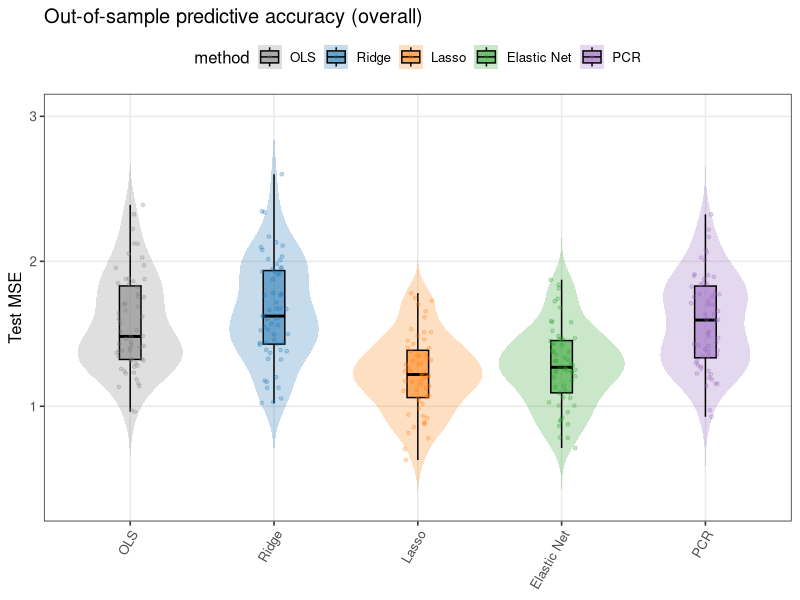
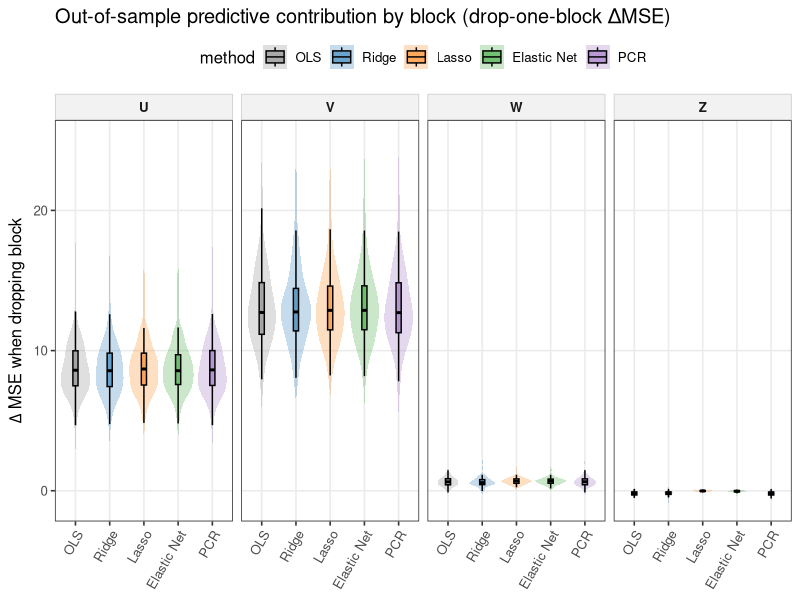
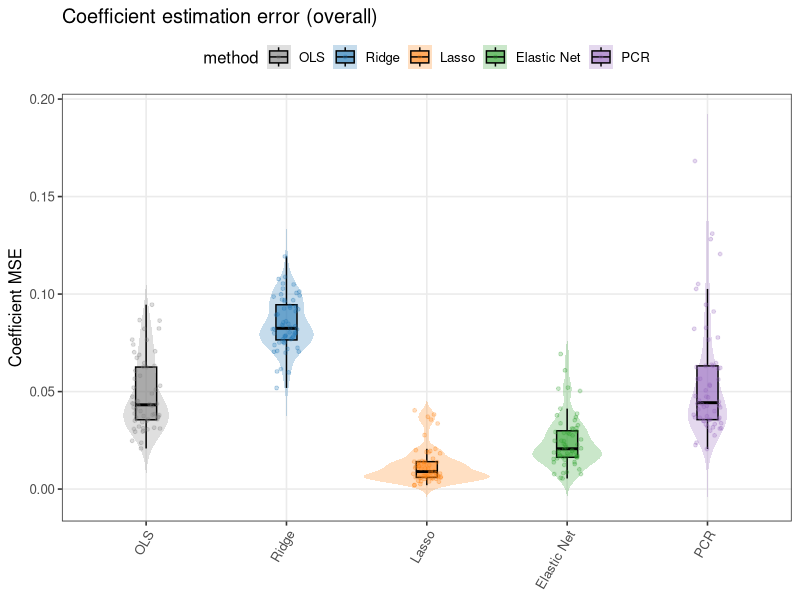
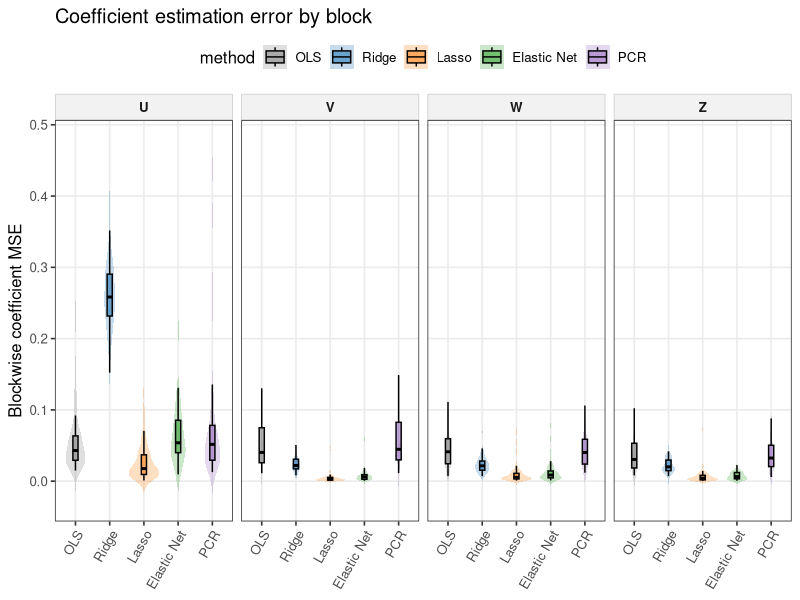
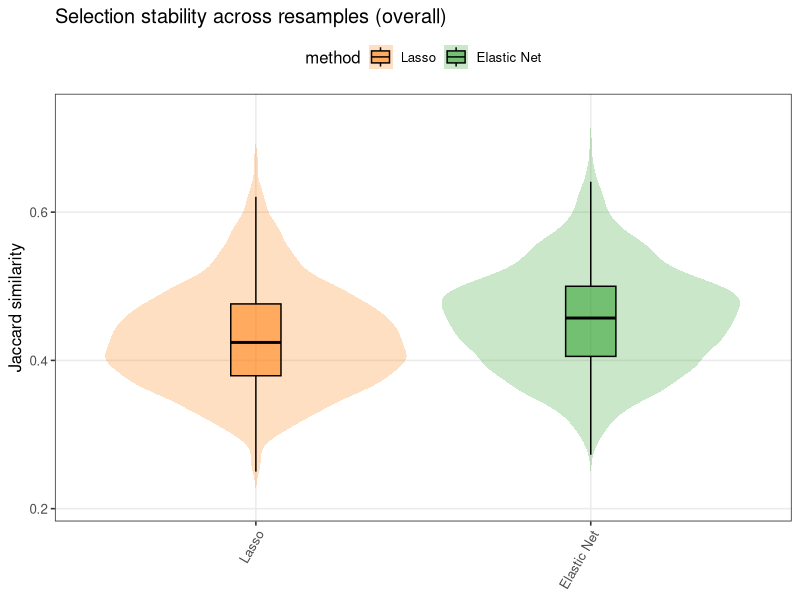
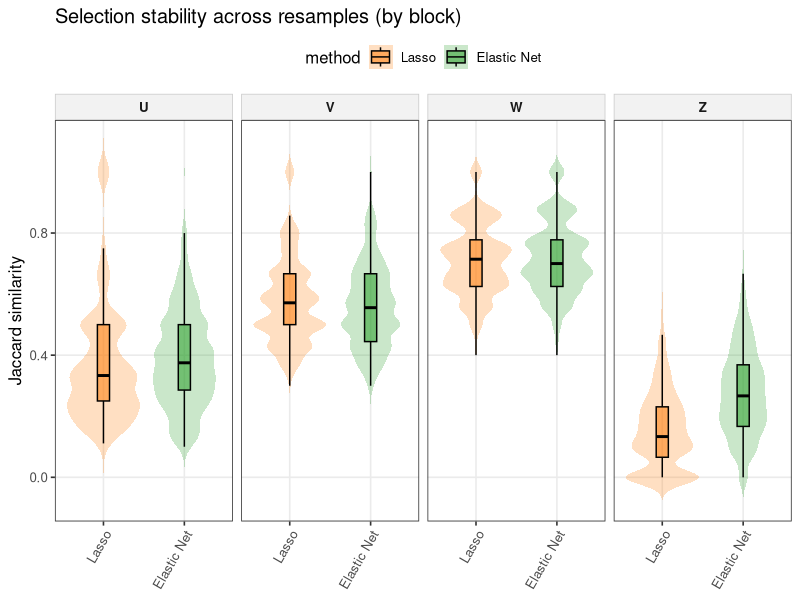
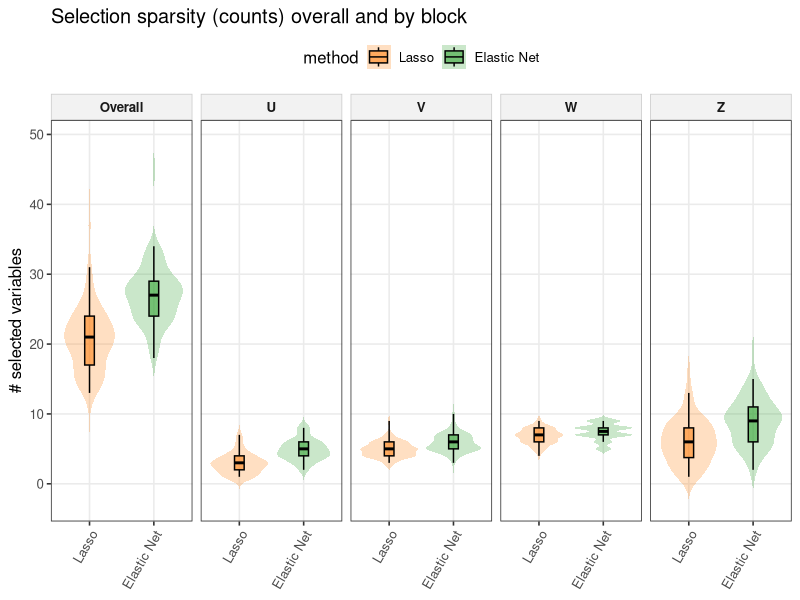
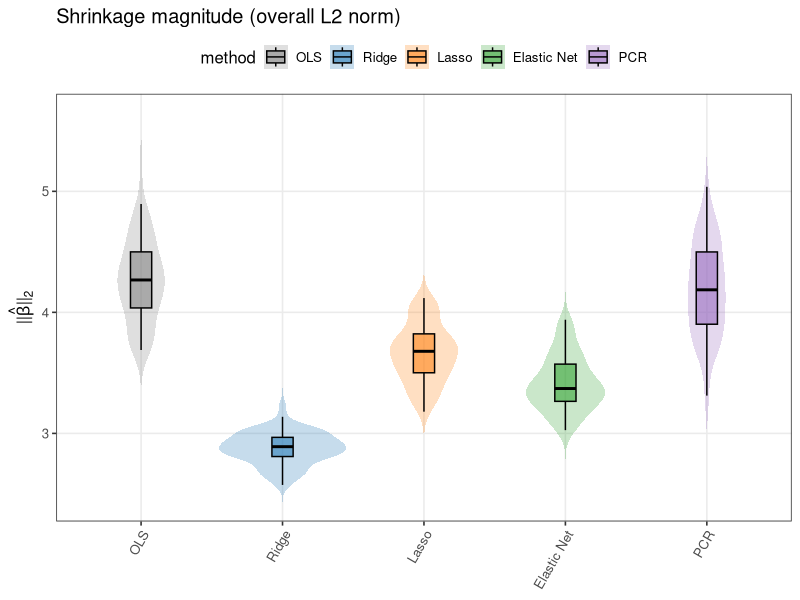

These figures' R source, in order:
## ---- chunk 1
#| message: false
#| warning: false
#| code-fold: true
make_equicorr <- function(p, rho){
  S <- matrix(rho, p, p); diag(S) <- 1
  S
}

gen_data <- function(n=200){
  # block sizes
  pU <- 10; pV <- 10; pW <- 10; pZ <- 20
  p  <- pU+pV+pW+pZ
  
  SU <- make_equicorr(pU, 0.95)
  SV <- make_equicorr(pV, 0.50)
  SW <- make_equicorr(pW, 0.20)
  SZ <- diag(pZ)
  
  U <- mvtnorm::rmvnorm(n, sigma=SU)
  V <- mvtnorm::rmvnorm(n, sigma=SV)
  W <- mvtnorm::rmvnorm(n, sigma=SW)
  Z <- mvtnorm::rmvnorm(n, sigma=SZ)
  
  X <- cbind(U,V,W,Z)
  colnames(X) <- paste0("X", seq_len(ncol(X)))

  beta <- rep(0, p)
  # alpha
  beta[1] <- 3
  # gamma
  beta[(pU+1):(pU+3)] <- 1.5
  # delta
  beta[(pU+pV+1):(pU+pV+5)] <- 0.3
  # zeta already 0
  
  eps <- rnorm(n, 0, 1)
  y <- as.numeric(X %*% beta + eps)
  
  block <- c(rep("U",pU), rep("V",pV), rep("W",pW), rep("Z",pZ))
  list(X=X, y=y, beta=beta, block=block)
}
## ---- chunk 2
#| message: false
#| warning: false
#| code-fold: true
#| include: false
#| echo: false
#| results: hide
pkgs <- c("MASS","mvtnorm","glmnet","pls","dplyr","tidyr","purrr","ggplot2","tibble","kableExtra")
to_install <- pkgs[!pkgs %in% rownames(installed.packages())]
if(length(to_install)) install.packages(to_install, repos="https://cloud.r-project.org")
lapply(pkgs, library, character.only=TRUE)
set.seed(1)
## ---- chunk 3
#| message: false
#| warning: false
#| code-fold: true
scale_train_test <- function(Xtr, Xte){
  mu <- colMeans(Xtr)
  sd <- apply(Xtr, 2, sd)
  sd[sd == 0] <- 1

  Xtr_s <- sweep(sweep(Xtr, 2, mu, "-"), 2, sd, "/")
  Xte_s <- sweep(sweep(Xte, 2, mu, "-"), 2, sd, "/")

  colnames(Xtr_s) <- colnames(Xtr)
  colnames(Xte_s) <- colnames(Xtr)

  list(Xtr = Xtr_s, Xte = Xte_s, mu = mu, sd = sd)
}


block_mse <- function(beta_hat, beta_true, block){
  tibble(
    block = c("U","V","W","Z"),
    coef_mse = c(
      mean((beta_hat[block=="U"]-beta_true[block=="U"])^2),
      mean((beta_hat[block=="V"]-beta_true[block=="V"])^2),
      mean((beta_hat[block=="W"]-beta_true[block=="W"])^2),
      mean((beta_hat[block=="Z"]-beta_true[block=="Z"])^2)
    )
  )
}

drop_block_delta_mse <- function(Xte, yte, beta_hat, block){
  yhat_full <- as.numeric(Xte %*% beta_hat)
  mse_full  <- mean((yte - yhat_full)^2)
  deltas <- map_dbl(c("U","V","W","Z"), function(b){
    beta2 <- beta_hat
    beta2[block==b] <- 0
    mse2 <- mean((yte - as.numeric(Xte %*% beta2))^2)
    mse2 - mse_full
  })
  tibble(block=c("U","V","W","Z"), delta_mse=deltas)
}

fit_one_split <- function(dat, test_frac=0.3, alpha_en=0.5){
  X <- dat$X; y <- dat$y; beta_true <- dat$beta; block <- dat$block
  n <- nrow(X)
  id_te <- sample.int(n, size=floor(test_frac*n))
  id_tr <- setdiff(seq_len(n), id_te)
  
  Xtr0 <- X[id_tr,]; ytr <- y[id_tr]
  Xte0 <- X[id_te,]; yte <- y[id_te]
  
  sc <- scale_train_test(Xtr0, Xte0)
  Xtr <- sc$Xtr; Xte <- sc$Xte
  
  out <- list()
  
  # ----- OLS -----
  ols_fit <- lm(ytr ~ Xtr)
  beta_ols <- coef(ols_fit)[-1]
  yhat <- as.numeric(cbind(1,Xte) %*% coef(ols_fit))
  out$ols <- list(beta=beta_ols, yhat=yhat, tune=NA)
  
  # ----- Ridge -----
  cv_r <- cv.glmnet(Xtr, ytr, alpha=0, standardize=FALSE)
  b_r <- as.numeric(coef(cv_r, s="lambda.min"))[-1]
  yhat_r <- as.numeric(predict(cv_r, newx=Xte, s="lambda.min"))
  out$ridge <- list(beta=b_r, yhat=yhat_r, tune=cv_r$lambda.min)
  
  # ----- Lasso -----
  cv_l <- cv.glmnet(Xtr, ytr, alpha=1, standardize=FALSE)
  b_l <- as.numeric(coef(cv_l, s="lambda.min"))[-1]
  yhat_l <- as.numeric(predict(cv_l, newx=Xte, s="lambda.min"))
  out$lasso <- list(beta=b_l, yhat=yhat_l, tune=cv_l$lambda.min)
  
  # ----- Elastic Net (alpha fixed) -----
  cv_e <- cv.glmnet(Xtr, ytr, alpha=alpha_en, standardize=FALSE)
  b_e <- as.numeric(coef(cv_e, s="lambda.min"))[-1]
  yhat_e <- as.numeric(predict(cv_e, newx=Xte, s="lambda.min"))
  out$enet <- list(beta=b_e, yhat=yhat_e, tune=cv_e$lambda.min)
  
  # ----- PCR -----
  df_tr <- data.frame(y=ytr, Xtr)

  pcr_fit <- pcr(y ~ ., data=df_tr, scale=FALSE, validation="CV", segments=10)
  # choose k by CV RMSEP
  rmsep <- RMSEP(pcr_fit, estimate="CV")

  rm <- as.numeric(rmsep$val[1,1,-1, drop=TRUE])
  se <- as.numeric(rmsep$se[1,1,-1, drop=TRUE])
  
  k_min <- which.min(rm)
  thr <- rm[k_min] + se[k_min]
  idx <- which(rm <= thr)
  
  k_best <- if(length(idx)==0) k_min else idx[1]
  print(c(k_min=k_min, k_best=k_best))

  df_te <- as.data.frame(Xte)  # must have same column names as training predictors
  yhat_p <- as.numeric(predict(pcr_fit, newdata = df_te, ncomp = k_best))
  
  # coefficients in original X space (no intercept)
  b_p <- as.numeric(coef(pcr_fit, ncomp = k_best, intercept = FALSE))
  out$pcr <- list(beta = b_p, yhat = yhat_p, tune = k_best)

  
  # ---- assemble metrics tidy ----
  methods <- names(out)
  res_main <- map_dfr(methods, function(m){
    bh <- out[[m]]$beta
    mse <- mean((yte - out[[m]]$yhat)^2)
    coefmse <- mean((bh - beta_true)^2)
    tibble(method=m, test_mse=mse, coef_mse=coefmse,
           tune=out[[m]]$tune,
           l1=sum(abs(bh)), l2=sqrt(sum(bh^2)))
  })
  
  res_coef_block <- map_dfr(methods, function(m){
    block_mse(out[[m]]$beta, beta_true, block) %>%
      mutate(method=m)
  })
  
  res_drop <- map_dfr(methods, function(m){
    drop_block_delta_mse(Xte, yte, out[[m]]$beta, block) %>%
      mutate(method=m)
  })
  
  # selection info (lasso + enet)
  sel <- map_dfr(c("lasso","enet"), function(m){
    bh <- out[[m]]$beta
    tibble(method=m,
           n_selected=sum(bh!=0),
           nU=sum(bh[block=="U"]!=0),
           nV=sum(bh[block=="V"]!=0),
           nW=sum(bh[block=="W"]!=0),
           nZ=sum(bh[block=="Z"]!=0),
           selected=list(as.integer(bh!=0)))
  })
  
    # ---- store beta_hat for all methods (for shrinkage + correlation behavior) ----
  beta_hat_long <- map_dfr(methods, function(m){
    tibble(
      method = m,
      j = seq_along(out[[m]]$beta),
      beta_hat = out[[m]]$beta
    )
  })

  list(main=res_main, coef_block=res_coef_block, drop=res_drop, sel=sel, beta_hat_long=beta_hat_long)

}

jaccard <- function(a,b){
  inter <- sum(a==1 & b==1)
  uni   <- sum(a==1 | b==1)
  if(uni==0) return(1)
  inter/uni
}

jaccard_restrict <- function(a, b, idx){
  a <- a[idx]; b <- b[idx]
  inter <- sum(a==1 & b==1)
  uni   <- sum(a==1 | b==1)
  if(uni==0) return(1)
  inter/uni
}

get_jaccard_df <- function(sel_df_method, n_pairs=2000){
  mats <- do.call(rbind, sel_df_method$selected)  # R x p
  Rn <- nrow(mats)
  pairs <- replicate(n_pairs, sample.int(Rn, 2))
  js <- apply(pairs, 2, \(ij) jaccard(mats[ij[1],], mats[ij[2],]))
  tibble::tibble(jaccard = js)
}

get_jaccard_block_df <- function(sel_df_method, block_vec, n_pairs=2000){
  mats <- do.call(rbind, sel_df_method$selected)  # R x p
  Rn <- nrow(mats)
  pairs <- replicate(n_pairs, sample.int(Rn, 2))
  
  blocks <- unique(block_vec)
  purrr::map_dfr(blocks, function(bk){
    idx <- which(block_vec == bk)
    js <- apply(pairs, 2, \(ij) jaccard_restrict(mats[ij[1],], mats[ij[2],], idx))
    tibble::tibble(block=bk, jaccard=js)
  })
}
## ---- chunk 4
#| message: false
#| warning: false
#| code-fold: true
#| include: false
#| echo: false
dat <- gen_data(n=200)

R <- 60
all <- vector("list", R)
for(r in 1:R){
  dat_r <- gen_data(n=200)
  all[[r]] <- fit_one_split(dat_r, test_frac=0.3, alpha_en=0.5)
}


main_df <- bind_rows(lapply(seq_len(R), \(r) mutate(all[[r]]$main, rep=r)))
coef_block_df <- bind_rows(lapply(seq_len(R), \(r) mutate(all[[r]]$coef_block, rep=r)))
drop_df <- bind_rows(lapply(seq_len(R), \(r) mutate(all[[r]]$drop, rep=r)))
sel_df <- bind_rows(lapply(seq_len(R), \(r) mutate(all[[r]]$sel, rep=r)))
beta_hat_df <- bind_rows(lapply(seq_len(R), \(r) mutate(all[[r]]$beta_hat_long, rep=r)))

block_vec <- dat$block
beta_hat_df <- beta_hat_df %>% mutate(block = block_vec[j])
beta_hat_df$method <- factor(beta_hat_df$method, levels=c("ols","ridge","lasso","enet","pcr"))
main_df$method <- factor(main_df$method, levels=c("ols","ridge","lasso","enet","pcr"))
coef_block_df$method <- factor(coef_block_df$method, levels=c("ols","ridge","lasso","enet","pcr"))
drop_df$method <- factor(drop_df$method, levels=c("ols","ridge","lasso","enet","pcr"))
sel_df$method <- factor(sel_df$method, levels=c("lasso","enet"))

# ---------- overall Jaccard (selection stability overall) ----------
jac_df <- dplyr::bind_rows(
  get_jaccard_df(dplyr::filter(sel_df, method=="lasso")) %>% dplyr::mutate(method="lasso"),
  get_jaccard_df(dplyr::filter(sel_df, method=="enet"))  %>% dplyr::mutate(method="enet")
) %>%
  dplyr::mutate(method = factor(method, levels=c("lasso","enet")))

# ---------- blockwise Jaccard (selection stability by block) ----------
jac_block_df <- dplyr::bind_rows(
  get_jaccard_block_df(dplyr::filter(sel_df, method=="lasso"), dat$block) %>% dplyr::mutate(method="lasso"),
  get_jaccard_block_df(dplyr::filter(sel_df, method=="enet"),  dat$block) %>% dplyr::mutate(method="enet")
) %>%
  dplyr::mutate(
    method = factor(method, levels=c("lasso","enet")),
    block  = factor(block, levels=c("U","V","W","Z"))
  )

# ---------- shrinkage magnitude by block ----------
block_l2_df <- beta_hat_df %>%
  dplyr::group_by(rep, method, block) %>%
  dplyr::summarise(block_l2 = sqrt(sum(beta_hat^2)), .groups="drop")

# ---------- coefficient instability (correlation behavior): sd(beta_hat) by variable ----------
beta_sd_var <- beta_hat_df %>%
  dplyr::group_by(method, j, block) %>%
  dplyr::summarise(sd_beta = sd(beta_hat), .groups="drop")
#| results: hide
## ---- chunk 5
#| message: false
#| warning: false
#| code-fold: true
#| include: false
library(ggplot2)
library(dplyr)
library(tidyr)

# method order + nicer labels
method_levels <- c("ols","ridge","lasso","enet","pcr")
method_labels <- c(
  ols   = "OLS",
  ridge = "Ridge",
  lasso = "Lasso",
  enet  = "Elastic Net",
  pcr   = "PCR"
)
pal <- c(
  ols   = "#7F7F7F",
  ridge = "#1F77B4",
  lasso = "#FF7F0E",
  enet  = "#2CA02C",
  pcr   = "#9467BD"
)
pal_sel <- pal[c("lasso","enet")]

theme_pub <- theme_bw(base_size = 12) +
  theme(
    legend.position = "top",
    axis.text.x = element_text(angle = 60, hjust = 1),
    panel.grid.minor = element_blank(),
    strip.background = element_rect(fill = "grey95", color = "grey80"),
    strip.text = element_text(face = "bold")
  )
## ---- chunk 6
#| message: false
#| warning: false
#| code-fold: true
p_pred_overall <- ggplot(main_df, aes(x=method, y=test_mse, fill=method, color=method)) +
  geom_violin(trim=FALSE, alpha=0.25, linewidth=0) +
  geom_boxplot(width=0.15, outlier.shape=NA, alpha=0.55, color="black") +
  geom_point(alpha=0.25, position=position_jitter(width=0.10, height=0), size=1) +
  scale_fill_manual(values=pal, labels=method_labels) +
  scale_color_manual(values=pal, labels=method_labels) +
  scale_x_discrete(labels=method_labels) +
  labs(x=NULL, y="Test MSE", title="Out-of-sample predictive accuracy (overall)") +
  theme_pub

p_pred_overall

drop_df$block <- factor(drop_df$block, levels=c("U","V","W","Z"))

p_pred_block <- ggplot(drop_df, aes(x=method, y=delta_mse, fill=method, color=method)) +
  geom_violin(trim=FALSE, alpha=0.25, linewidth=0) +
  geom_boxplot(width=0.15, outlier.shape=NA, alpha=0.55, color="black") +
  facet_wrap(~block, nrow=1) +
  scale_fill_manual(values=pal, labels=method_labels) +
  scale_color_manual(values=pal, labels=method_labels) +
  scale_x_discrete(labels=method_labels) +
  labs(x=NULL, y=expression(Delta~"MSE when dropping block"),
       title="Out-of-sample predictive contribution by block (drop-one-block ΔMSE)") +
  theme_pub

p_pred_block

## ---- chunk 7
#| message: false
#| warning: false
#| code-fold: true
p_coef_overall <- ggplot(main_df, aes(x=method, y=coef_mse, fill=method, color=method)) +
  geom_violin(trim=FALSE, alpha=0.25, linewidth=0) +
  geom_boxplot(width=0.15, outlier.shape=NA, alpha=0.55, color="black") +
  geom_point(alpha=0.25, position=position_jitter(width=0.10, height=0), size=1) +
  scale_fill_manual(values=pal, labels=method_labels) +
  scale_color_manual(values=pal, labels=method_labels) +
  scale_x_discrete(labels=method_labels) +
  labs(x=NULL, y="Coefficient MSE", title="Coefficient estimation error (overall)") +
  theme_pub

p_coef_overall

coef_block_df$block <- factor(coef_block_df$block, levels=c("U","V","W","Z"))

p_coef_block <- ggplot(coef_block_df, aes(x=method, y=coef_mse, fill=method, color=method)) +
  geom_violin(trim=FALSE, alpha=0.25, linewidth=0) +
  geom_boxplot(width=0.15, outlier.shape=NA, alpha=0.55, color="black") +
  facet_wrap(~block, nrow=1) +
  scale_fill_manual(values=pal, labels=method_labels) +
  scale_color_manual(values=pal, labels=method_labels) +
  scale_x_discrete(labels=method_labels) +
  labs(x=NULL, y="Blockwise coefficient MSE", title="Coefficient estimation error by block") +
  theme_pub

p_coef_block
## ---- chunk 8
#| message: false
#| warning: false
#| code-fold: true
p_sel_stab_overall <- ggplot(jac_df, aes(x=method, y=jaccard, fill=method, color=method)) +
  geom_violin(trim=FALSE, alpha=0.25, linewidth=0) +
  geom_boxplot(width=0.15, outlier.shape=NA, alpha=0.55, color="black") +
  scale_fill_manual(values=pal_sel, labels=c(lasso="Lasso", enet="Elastic Net")) +
  scale_color_manual(values=pal_sel, labels=c(lasso="Lasso", enet="Elastic Net")) +
  scale_x_discrete(labels=c(lasso="Lasso", enet="Elastic Net")) +
  labs(x=NULL, y="Jaccard similarity",
       title="Selection stability across resamples (overall)") +
  theme_pub

p_sel_stab_overall

sel_long <- sel_df %>%
  select(rep, method, n_selected, nU, nV, nW, nZ) %>%
  pivot_longer(cols=c(n_selected,nU,nV,nW,nZ), names_to="block", values_to="count") %>%
  mutate(block = recode(block, n_selected="Overall", nU="U", nV="V", nW="W", nZ="Z"),
         block = factor(block, levels=c("Overall","U","V","W","Z")))

p_sel_stab_block <- ggplot(jac_block_df, aes(x=method, y=jaccard, fill=method, color=method)) +
  geom_violin(trim=FALSE, alpha=0.25, linewidth=0) +
  geom_boxplot(width=0.15, outlier.shape=NA, alpha=0.55, color="black") +
  facet_wrap(~block, nrow=1) +
  scale_fill_manual(values=pal_sel, labels=c(lasso="Lasso", enet="Elastic Net")) +
  scale_color_manual(values=pal_sel, labels=c(lasso="Lasso", enet="Elastic Net")) +
  scale_x_discrete(labels=c(lasso="Lasso", enet="Elastic Net")) +
  labs(x=NULL, y="Jaccard similarity",
       title="Selection stability across resamples (by block)") +
  theme_pub

p_sel_stab_block
p_sel_count <- ggplot(sel_long, aes(x=method, y=count, fill=method, color=method)) +
  geom_violin(trim=FALSE, alpha=0.25, linewidth=0) +
  geom_boxplot(width=0.15, outlier.shape=NA, alpha=0.55, color="black") +
  facet_wrap(~block, nrow=1) +
  scale_fill_manual(values=pal_sel, labels=c(lasso="Lasso", enet="Elastic Net")) +
  scale_color_manual(values=pal_sel, labels=c(lasso="Lasso", enet="Elastic Net")) +
  scale_x_discrete(labels=c(lasso="Lasso", enet="Elastic Net")) +
  labs(x=NULL, y="# selected variables",
       title="Selection sparsity (counts) overall and by block") +
  theme_pub

p_sel_count

jac_block_df$block <- factor(jac_block_df$block, levels=c("U","V","W","Z"))
## ---- chunk 9
#| message: false
#| warning: false
#| code-fold: true
p_shrink_overall <- ggplot(main_df, aes(x=method, y=l2, fill=method, color=method)) +
  geom_violin(trim=FALSE, alpha=0.25, linewidth=0) +
  geom_boxplot(width=0.15, outlier.shape=NA, alpha=0.55, color="black") +
  scale_fill_manual(values=pal, labels=method_labels) +
  scale_color_manual(values=pal, labels=method_labels) +
  scale_x_discrete(labels=method_labels) +
  labs(x=NULL, y=expression(paste("||", hat(beta), "||"[2])),
       title="Shrinkage magnitude (overall L2 norm)") +
  theme_pub

p_shrink_overall

block_l2_df$block <- factor(block_l2_df$block, levels=c("U","V","W","Z"))
block_l2_df$method <- factor(block_l2_df$method, levels=method_levels)

p_shrink_block <- ggplot(block_l2_df, aes(x=method, y=block_l2, fill=method, color=method)) +
  geom_violin(trim=FALSE, alpha=0.25, linewidth=0) +
  geom_boxplot(width=0.15, outlier.shape=NA, alpha=0.55, color="black") +
  facet_wrap(~block, nrow=1) +
  scale_fill_manual(values=pal, labels=method_labels) +
  scale_color_manual(values=pal, labels=method_labels) +
  scale_x_discrete(labels=method_labels) +
  labs(x=NULL, y=expression(paste("||", hat(beta)[block], "||"[2])),
       title="Shrinkage magnitude by block (L2 norm)") +
  theme_pub

p_shrink_block

# need beta_hat_df + true beta vector and block vector
beta_true_df <- tibble(j=seq_along(dat$beta), beta_true=dat$beta, block=dat$block)

beta_mean_df <- beta_hat_df %>%
  group_by(method, j, block) %>%
  summarise(beta_hat_mean = mean(beta_hat), .groups="drop") %>%
  left_join(beta_true_df, by=c("j","block"))

p_pattern_scatter <- ggplot(beta_mean_df, aes(x=beta_true, y=beta_hat_mean, color=block)) +
  geom_hline(yintercept=0, linewidth=0.3, alpha=0.5) +
  geom_vline(xintercept=0, linewidth=0.3, alpha=0.5) +
  geom_point(alpha=0.7, size=1.4) +
  facet_wrap(~method, nrow=1, labeller=as_labeller(method_labels)) +
  labs(x=expression(beta[j]~"(true)"),
       y=expression(bar(hat(beta))[j]~"(mean over resamples)"),
       title="Shrinkage pattern: true vs estimated coefficients (colored by block)") +
  theme_pub

p_pattern_scatter

## ---- chunk 10
#| message: false
#| warning: false
#| code-fold: true
beta_sd_var$block <- factor(beta_sd_var$block, levels=c("U","V","W","Z"))
beta_sd_var$method <- factor(beta_sd_var$method, levels=method_levels)

p_corr_behavior <- ggplot(beta_sd_var, aes(x=block, y=sd_beta, fill=block)) +
  geom_boxplot(outlier.shape=NA, alpha=0.55) +
  geom_jitter(alpha=0.20, width=0.15, size=1) +
  facet_wrap(~method, nrow=1, labeller=as_labeller(method_labels)) +
  labs(x="Block", y=expression(sd(hat(beta)[j])),
       title="Effect of correlation: coefficient instability by block") +
  theme_pub +
  theme(legend.position="none")

p_corr_behavior

## ---- chunk 11
#| message: false
#| warning: false
#| code-fold: true
library(kableExtra)
summary_table <- main_df %>%
  group_by(method) %>%
  summarise(
    `Test MSE` = mean(test_mse),
    `Coef MSE` = mean(coef_mse),
    `||β̂||₂` = mean(l2),
    .groups = "drop"
  )
knitr::kable(
  summary_table,
  digits = 3,
  caption = "Overall predictive and estimation performance across methods",
  col.names = c("Method", "Test MSE", "Coefficient MSE", "L2 Norm of β̂")
)
## ---- chunk 12
#| message: false
#| warning: false
#| code-fold: true
library(MASS)
library(tidyverse)
library(glmnet)
library(ranger)

gen_linear_medium <- function(n = 500, p = 100, s = 5, snr = 1, seed = NULL) {
  if (!is.null(seed)) set.seed(seed)

  X <- matrix(runif(n * p), n, p)   # same "Unif(0,1)" style
  beta <- c(rep(1, s), rep(0, p - s))
  f <- as.numeric(X %*% beta)

  # choose sigma^2 to hit target SNR = Var(f)/sigma^2
  sigma2 <- var(f) / snr
  y <- f + rnorm(n, sd = sqrt(sigma2))

  list(X = X, y = y, name = sprintf("Linear Medium (n=%d,p=%d,s=%d,SNR=%g)", n, p, s, snr))
}

gen_marsadd <- function(n = 500, snr = 1, seed = NULL) {
  if (!is.null(seed)) set.seed(seed)

  p <- 5
  X <- matrix(runif(n * p), n, p)

  # One common "MARSadd" style nonlinear signal (matches the spirit of the paper)
  f <- 0.1 * exp(4 * X[, 1]) / (1 + exp(-20 * (X[, 2] - 0.5))) +
       3 * X[, 3] + 2 * X[, 4] + 1 * X[, 5]

  sigma2 <- var(f) / snr
  y <- f + rnorm(n, sd = sqrt(sigma2))

  list(X = X, y = y, name = sprintf("MARSadd (n=%d,p=5,SNR=%g)", n, snr))
}
## ---- chunk 13
#| message: false
#| warning: false
#| code-fold: true

ridge_df <- function(X, lambda) {
  Xs <- scale(X, center = TRUE, scale = TRUE)
  d  <- svd(Xs, nu = 0, nv = 0)$d
  sum(d^2 / (d^2 + lambda))
}

rf_df_mc <- function(X, y, mtry, num.trees = 50, tau = 0.1 * sd(y), B = 15) {
  dat0 <- data.frame(y = y, X)
  fit0 <- ranger(y ~ ., data = dat0, num.trees = num.trees, mtry = mtry)
  yhat0 <- predict(fit0, data = dat0)$predictions

  vals <- replicate(B, {
    omega <- rnorm(length(y), sd = tau)
    datb <- data.frame(y = y + omega, X)
    fitb <- ranger(y ~ ., data = datb, num.trees = num.trees, mtry = mtry)
    yhatb <- predict(fitb, data = dat0)$predictions
    sum((yhatb - yhat0) * omega) / (tau^2)
  })

  mean(vals)
}
run_setting_simple <- function(dat,
                               test_frac = 0.3,
                               lambda_grid = 10^seq(-4, 4, length.out = 30),
                               num.trees = 200,
                               mtry_grid = NULL,
                               B = 20,
                               seed = 123) {

  set.seed(seed)
  X <- dat$X; y <- dat$y
  n <- nrow(X); p <- ncol(X)

  # one fixed split
  idx <- sample(seq_len(n), size = floor((1 - test_frac) * n))
  Xtr <- X[idx, , drop = FALSE]; ytr <- y[idx]
  Xte <- X[-idx, , drop = FALSE]; yte <- y[-idx]

  if (is.null(mtry_grid)) {
    mtry_grid <- unique(round(c(1, 2, 3, 5, 8, 12, sqrt(p), p)))
    mtry_grid <- mtry_grid[mtry_grid >= 1 & mtry_grid <= p]
  }

  tau0 <- 0.1 * sd(ytr)

  # ---- Ridge (simple loop) ----
  ridge_res <- purrr::map_dfr(lambda_grid, function(lam) {
    fit  <- glmnet::glmnet(Xtr, ytr, alpha = 0, lambda = lam, standardize = TRUE)
    pred <- as.numeric(predict(fit, newx = Xte, s = lam))

    tibble::tibble(
      method    = "Ridge",
      reg_param = lam,
      df        = ridge_df(Xtr, lam),
      test_mse  = mean((yte - pred)^2)
    )
  })

  # ---- Random Forest (simple loop) ----
  rf_res <- purrr::map_dfr(mtry_grid, function(mtry_val) {
    dat_tr <- data.frame(y = ytr, Xtr)
    dat_te <- data.frame(Xte)

    fit  <- ranger::ranger(y ~ ., data = dat_tr,
                           num.trees = num.trees, mtry = mtry_val)
    pred <- predict(fit, data = dat_te)$predictions

    df_hat <- rf_df_mc(
      X = as.data.frame(Xtr), y = ytr,
      mtry = mtry_val, num.trees = num.trees,
      tau = tau0, B = B
    )

    tibble::tibble(
      method    = "Random Forest",
      reg_param = mtry_val,
      df        = df_hat,
      test_mse  = mean((yte - pred)^2)
    )
  })

  dplyr::bind_rows(ridge_res, rf_res) %>%
    dplyr::mutate(setting = dat$name, p = p)
}
## ---- chunk 14
#| message: false
#| warning: false
#| code-fold: true
dat_lin  <- gen_linear_medium(n = 500, p = 100, s = 5, snr = 1, seed = 1)
dat_lin$name <- "Linear"

dat_mars <- gen_marsadd(n = 500, snr = 1, seed = 1)
dat_mars$name <- "MARS-additive"

dat_bc <- gen_data(200)
dat_bc$name <- "Block-correlated"
res_lin  <- run_setting_simple(dat_lin,  seed = 123)
res_mars <- run_setting_simple(dat_mars, seed = 123)
res_bc   <- run_setting_simple(dat_bc,   seed = 123)

all_res <- dplyr::bind_rows(res_lin, res_mars, res_bc)
## ---- chunk 15
#| message: false
#| warning: false
#| code-fold: true
ggplot(all_res, aes(x = df, y = test_mse, color = method, shape = method)) +
  geom_point(size = 2.8) +
  facet_wrap(~ setting, scales = "free_x") +
  theme_minimal(base_size = 13) +
  labs(
    x = "Degrees of freedom",
    y = "Out-of-sample predictive error (Test MSE)",
    color = "Method",
    shape = "Method"
  )
